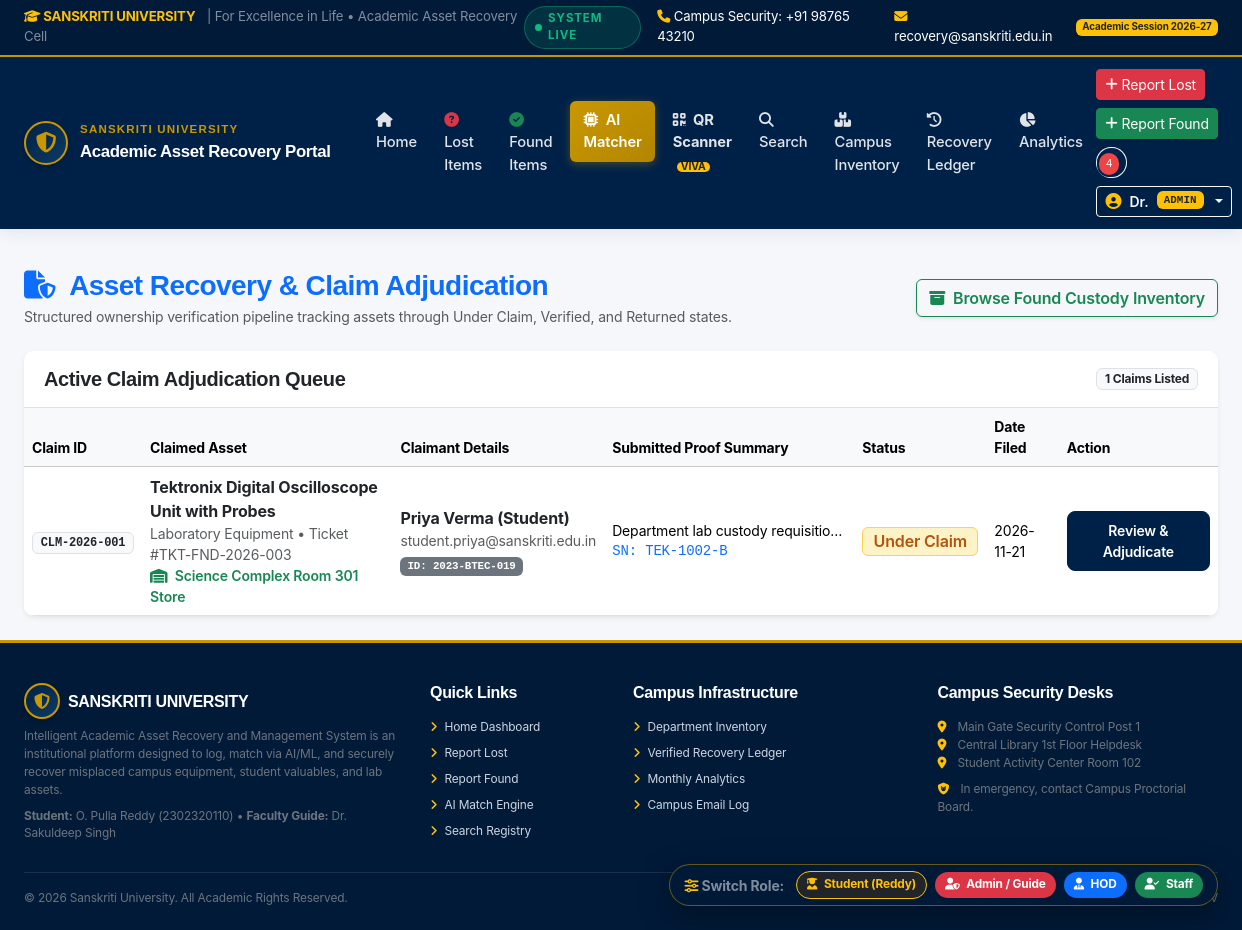
The app's page /claims/manage (signed in), older data.
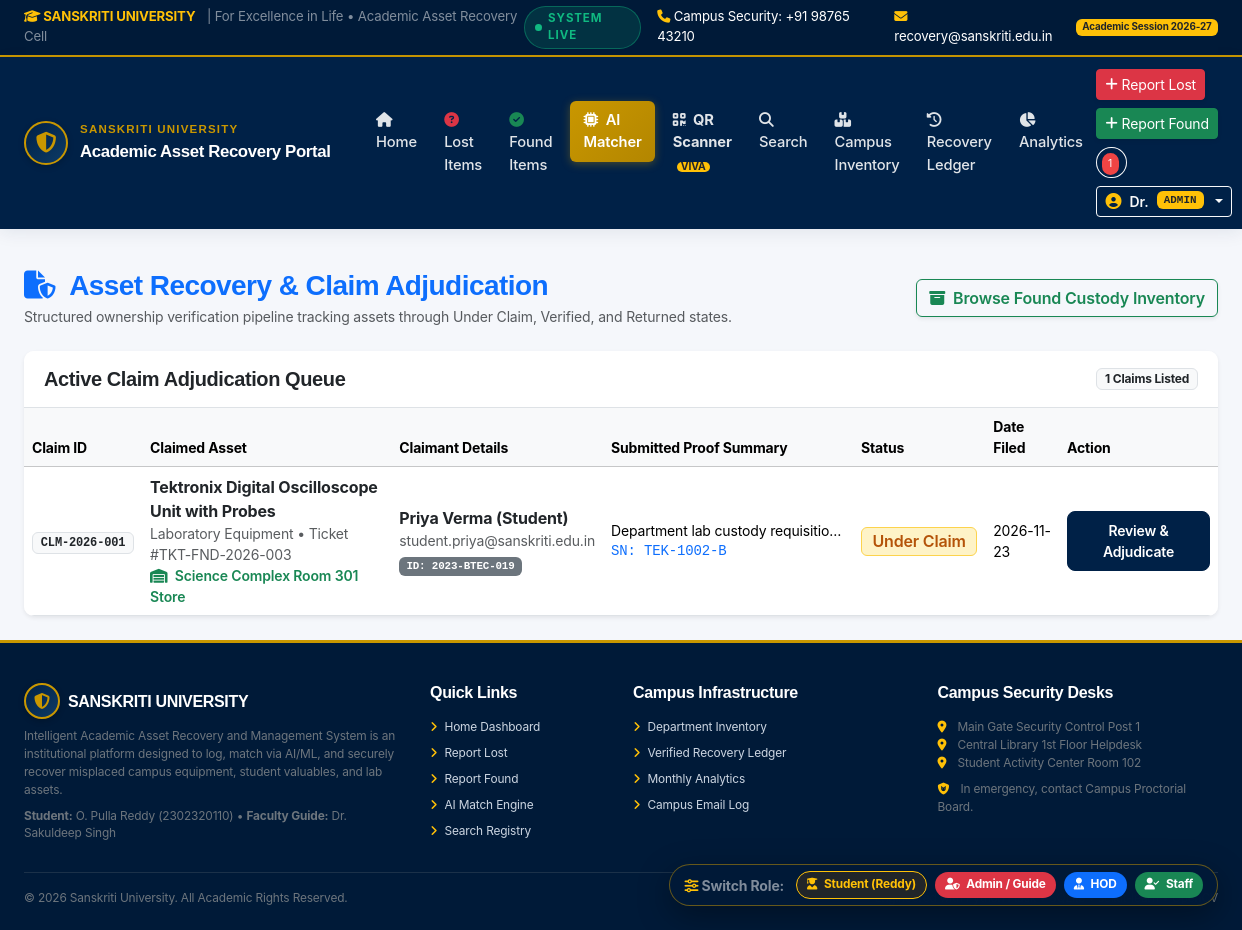
The same page, newer data.
### tables this page shows
CREATE TABLE claims (
        id INTEGER PRIMARY KEY AUTOINCREMENT,
        claim_number TEXT UNIQUE NOT NULL,
        item_id INTEGER NOT NULL,
        claimant_id INTEGER NOT NULL,
        proof_description TEXT NOT NULL,
        proof_serial_number TEXT,
        unique_identifiers TEXT,
        proof_image_path TEXT,
        status TEXT NOT NULL DEFAULT 'Under Claim', -- 'Under Claim', 'Verified', 'Rejected', 'Approved', 'Handed Over'
        admin_notes TEXT,
        verified_by INTEGER,
        verified_at TIMESTAMP,
        handover_officer TEXT,
        handover_date TIMESTAMP,
        created_at TIMESTAMP DEFAULT CURRENT_TIMESTAMP,
        updated_at TIMESTAMP DEFAULT CURRENT_TIMESTAMP,
        FOREIGN KEY (item_id) REFERENCES items (id) ON DELETE CASCADE,
        FOREIGN KEY (claimant_id) REFERENCES users (id) ON DELETE CASCADE,
        FOREIGN KEY (verified_by) REFERENCES users (id) ON DELETE SET NULL
    );

CREATE TABLE items (
        id INTEGER PRIMARY KEY AUTOINCREMENT,
        ticket_number TEXT UNIQUE NOT NULL,
        type TEXT NOT NULL, -- 'lost' or 'found'
        title TEXT NOT NULL,
        category TEXT NOT NULL,
        description TEXT NOT NULL,
        department TEXT NOT NULL,
        location TEXT NOT NULL,
        building_zone TEXT NOT NULL,
        date_event TEXT NOT NULL,
        time_event TEXT,
        image_path TEXT,
        user_id INTEGER,
        reporter_name TEXT,
        reporter_contact TEXT,
        is_anonymous INTEGER DEFAULT 0,
        status TEXT NOT NULL DEFAULT 'Lost', -- 'Lost', 'Found', 'Under Claim', 'Verified', 'Returned', 'Closed'
        serial_number_hint TEXT,
        identifying_marks TEXT,
        storage_location TEXT,
        escalated INTEGER DEFAULT 0,
        escalation_reason TEXT,
        escalated_at TIMESTAMP,
        created_at TIMESTAMP DEFAULT CURRENT_TIMESTAMP,
        updated_at TIMESTAMP DEFAULT CURRENT_TIMESTAMP,
        FOREIGN KEY (user_id) REFERENCES users (id) ON DELETE SET NULL
    );

CREATE TABLE users (
        id INTEGER PRIMARY KEY AUTOINCREMENT,
        name TEXT NOT NULL,
        email TEXT UNIQUE NOT NULL,
        password_hash TEXT NOT NULL,
        role TEXT NOT NULL DEFAULT 'student',
        department TEXT NOT NULL,
        id_number TEXT NOT NULL,
        phone TEXT,
        avatar TEXT DEFAULT 'default_avatar.png',
        created_at TIMESTAMP DEFAULT CURRENT_TIMESTAMP
    );

### app.py (the view, shortened to what this page needs)
@app.route('/claims/manage')
@login_required
def manage_claims():
    user = get_current_user()
    if user['role'] in ['admin', 'staff', 'dept_head']:
        claims = database.query_db("""
            SELECT c.*, i.title as item_title, i.category as item_category,
                   i.storage_location, i.location, i.ticket_number,
                   u.name as claimant_name, u.email as claimant_email, u.id_number as claimant_id_num
            FROM claims c
            JOIN items i ON c.item_id = i.id
            JOIN users u ON c.claimant_id = u.id
            ORDER BY c.id DESC
        """)
    return render_template('claims/manage_claims.html', claims=claims)

### app.py (called while the page is built)
@app.template_filter('format_date')
def format_date(value, fmt='%Y-%m-%d'):
    if not value:
        return 'N/A'
    if isinstance(value, datetime):
        return value.strftime(fmt)
    return str(value)[:10]

@app.context_processor
def inject_global_template_data():
    user = get_current_user()
    unread_count = 0
    if user:
        row = database.query_db("SELECT COUNT(*) as c FROM notifications WHERE user_id = ? AND is_read = 0", (user['id'],), one=True)
        unread_count = row['c'] if row else 0
    return {
        'current_user': user,
        'unread_notifs_count': unread_count,
        'now_year': datetime.now().year
    }

### auth_helper.py (called while the page is built)
def get_current_user():
    if 'user_id' not in session:
        return None
    user = database.query_db("SELECT * FROM users WHERE id = ?", (session['user_id'],), one=True)
    return user

def login_required(f):
    @wraps(f)
    def decorated_function(*args, **kwargs):
        if 'user_id' not in session:
            flash("Please sign in with your university account to access this page.", "warning")
            return redirect(url_for('login', next=request.url))
        return f(*args, **kwargs)
    return decorated_function

### templates/claims/manage_claims.html (shortened to what the changed rows need)
{% extends 'base.html' %}
{% block content %}
<div class="container-fluid px-4">
    <div class="card shadow-sm border-0">
        <div class="card-body p-0">
            <div class="table-responsive">
                <table class="table table-hover align-middle mb-0">
                    <thead class="table-light small">
                        <tr>
                            <th>Claim ID</th>
                            <th>Claimed Asset</th>
                            <th>Claimant Details</th>
                            <th>Submitted Proof Summary</th>
                            <th>Status</th>
                            <th>Date Filed</th>
                            <th>Action</th>
                        </tr>
                    </thead>
                    <tbody>
                        {% for clm in claims %}
                        <tr>
                            <td>
                                <span class="badge bg-light text-dark border font-monospace fw-bold">
                                    {{ clm.claim_number }}
                                </span>
                            </td>
                            <td>
                                <div class="fw-bold text-dark">{{ clm.item_title }}</div>
                                <div class="small text-muted">{{ clm.item_category }} &bull; Ticket #{{ clm.ticket_number }}</div>
                                <div class="small text-success fw-semibold"><i class="fa-solid fa-warehouse me-1"></i> {{ clm.storage_location or clm.location }}</div>
                            </td>
                            <td>
                                <div class="fw-bold text-dark">{{ clm.claimant_name }}</div>
                                <div class="small text-muted">{{ clm.claimant_email }}</div>
                                <span class="badge bg-secondary font-monospace" style="font-size: 0.68rem;">ID: {{ clm.claimant_id_num }}</span>
                            </td>
                            <td style="max-width: 250px;">
                                <div class="small text-truncate" title="{{ clm.proof_description }}">{{ clm.proof_description }}</div>
                                {% if clm.proof_serial_number %}
                                    <div class="small font-monospace text-primary">SN: {{ clm.proof_serial_number }}</div>
                                {% endif %}
                            </td>
                            <td>
                                <span class="badge {% if clm.status == 'Verified' %}badge-verified{% elif clm.status == 'Handed Over' or clm.status == 'Approved' %}badge-returned{% elif clm.status == 'Rejected' %}bg-danger{% else %}badge-under-claim{% endif %} fs-6">
                                    {{ clm.status }}
                                </span>
                            </td>
                            <td class="small">{{ clm.created_at | format_date }}</td>
                            <td>
                                <a href="{{ url_for('claim_detail', claim_id=clm.id) }}" class="btn btn-sm btn-su-primary">
                                    Review & Adjudicate
                                </a>
                            </td>
                        </tr>
                        {% endfor %}
                    </tbody>
                </table>
            </div>
        </div>
    </div>
</div>
{% endblock %}

### templates/base.html (shortened to what the changed rows need)
<!DOCTYPE html>
<html lang="en">
<head>
    <link href="https://cdn.jsdelivr.net/npm/bootstrap@5.3.3/dist/css/bootstrap.min.css" rel="stylesheet">
    <link rel="stylesheet" href="https://cdnjs.cloudflare.com/ajax/libs/font-awesome/6.5.2/css/all.min.css">
    <link rel="stylesheet" href="{{ url_for('static', filename='css/style.css') }}">
</head>
<body>
    <nav class="navbar navbar-expand-lg su-navbar sticky-top">
        <div class="container-fluid px-4">
            <div class="collapse navbar-collapse" id="suNavbarNav">
                <div class="d-flex align-items-center gap-2 flex-wrap">
                    {% if current_user %}
                        <div class="position-relative me-2">
                            <a href="{{ url_for('notifications_view') }}" class="btn btn-outline-light btn-sm rounded-circle px-2" title="Notifications">
                                {% if unread_notifs_count > 0 %}
                                    <span class="notif-badge">{{ unread_notifs_count }}</span>
                                {% endif %}
                            </a>
                        </div>
                    {% endif %}
                </div>
            </div>
        </div>
    </nav>
    <main class="flex-grow-1 py-4">
        {% block content %}{% endblock %}
    </main>
</body>
</html>

Row changes from the older to the newer data that the page shows:
changed claims "Under Claim": created_at "2026-11-21" → "2026-11-23"
Text that changed along with them:
{{ unread_notifs_count }}: "4" → "1"
